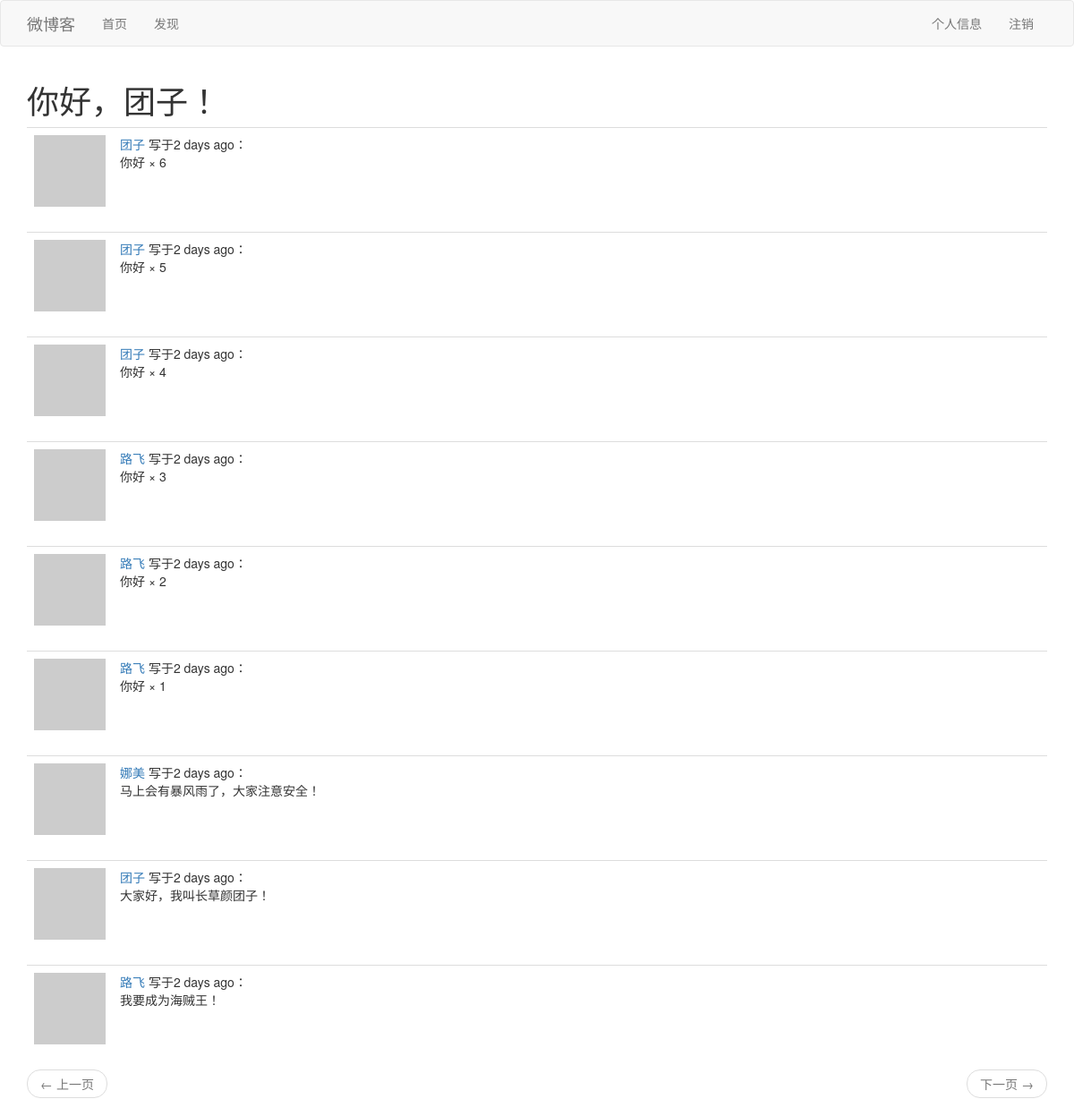
The page /explore (signed in) on the database its author committed.
### app/models.py (models this page shows, shortened)
class User(UserMixin, db.Model):
    id = db.Column(db.Integer, primary_key=True)
    username = db.Column(db.String(64), index=True, unique=True)
    email = db.Column(db.String(120), index=True, unique=True)
    password_hash = db.Column(db.String(128))
    posts = db.relationship('Post', backref='author', lazy='dynamic')
    about_me = db.Column(db.String(140))
    last_seen = db.Column(db.DateTime, default=datetime.utcnow)
    followed = db.relationship(
        'User', secondary=followers,
        primaryjoin=(followers.c.follower_id == id),
        secondaryjoin=(followers.c.followed_id == id),
        backref=db.backref('followers', lazy='dynamic'),
        lazy='dynamic')
    def avatar(self, size):
        digest = md5(self.email.lower().encode('utf-8')).hexdigest()
        return 'https://www.gravatar.com/avatar/{}?d=robohash&s={}'.format(
            digest, size)

class Post(db.Model):
    id = db.Column(db.Integer, primary_key=True)
    body = db.Column(db.String(140))
    timestamp = db.Column(db.DateTime, index=True, default=datetime.utcnow)
    user_id = db.Column(db.Integer, db.ForeignKey('user.id'))

### app/routes.py (the view)
@app.route('/explore')
@login_required
def explore():
    page = request.args.get('page', 1, type=int)
    posts = Post.query.order_by(Post.timestamp.desc()).paginate(
        page, app.config['POSTS_PER_PAGE'], False)
    next_url = url_for('index', page=posts.next_num) if posts.has_next else None
    prev_url = url_for('index', page=posts.prev_num) if posts.has_prev else None
    return render_template('index.html', title='发现', posts=posts.items,
                           next_url=next_url, prev_url=prev_url)

### app/models.py (called while the page is built)
@login.user_loader
def load_user(id):
    return User.query.get(int(id))

### app/routes.py (called while the page is built)
@app.before_request
def before_request():
    if current_user.is_authenticated:
        current_user.last_seen = datetime.utcnow()
        db.session.commit()

### app/templates/index.html (shortened to what this page needs)
{% extends 'base.html' %}
{% import 'bootstrap/wtf.html' as wtf %}
{% block app_content %}
    <h1>你好，{{ current_user.username }}！</h1>
    {% for post in posts %}
        {% include '_post.html' %}
    {% endfor %}
    <nav aria-label="...">
        <ul class="pager">
            <li class="previous{% if not prev_url %} disabled{% endif %}">
                <a href="{{ prev_url or '#' }}">
                    <span aria-hidden="true">&larr;</span> 上一页
                </a>
            </li>
            <li class="next{% if not next_url %} disabled{% endif %}">
                <a href="{{ next_url or '#' }}">
                    下一页 <span aria-hidden="true">&rarr;</span>
                </a>
            </li>
        </ul>
    </nav>
{% endblock %}

### app/templates/_post.html (shortened to what this page needs)
<table class="table table-hover">
    <tr>
        <td width="70px">
            <a href="{{ url_for('user', username=post.author.username) }}">
                <img src="{{ post.author.avatar(36) }}">
            </a>
        </td>
        <td>
            <a href="{{ url_for('user', username=post.author.username) }}">
                {{ post.author.username }}
            </a>
            写于{{ moment(post.timestamp).fromNow() }}：
            <br/>
            {{ post.body }}
        </td>
</table>

### rows shown on the page
User: username "团子"
Post: author.username "团子", timestamp "2 days ago", body "你好 × 6"
Post: author.username "团子", timestamp "2 days ago", body "你好 × 5"
Post: author.username "团子", timestamp "2 days ago", body "你好 × 4"
Post: author.username "路飞", timestamp "2 days ago", body "你好 × 3"
Post: author.username "路飞", timestamp "2 days ago", body "你好 × 2"
Post: author.username "路飞", timestamp "2 days ago", body "你好 × 1"
Post: author.username "娜美", timestamp "2 days ago", body "马上会有暴风雨了，大家注意安全！"
Post: author.username "团子", timestamp "2 days ago", body "大家好，我叫长草颜团子！"
Post: author.username "路飞", timestamp "2 days ago", body "我要成为海贼王！"
